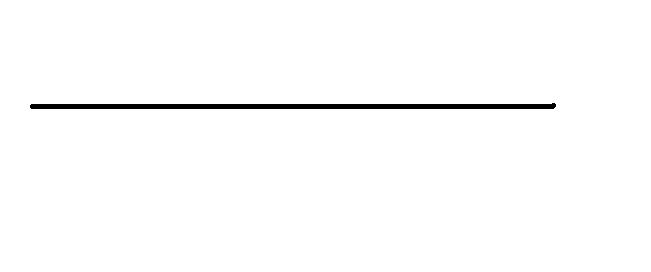
#> input picture s2.jpg, 651 x 272 px, found by its file name
$ python main.py
#> lines starting #> are read from the running program, lines starting #| are printed output that depends on the picture
#> the answer given: 3
### ImageHandler.py
from PIL import Image
import numpy as np
from scipy import fftpack
from scipy import signal
import pylab as py

class ImageHandler:

    def __init__(self, fName=None, extend=False):
#> called with extend = False
        if fName:
            self.orig = Image.open(fName).convert('L')
            self.image = Image.open(fName).convert('L')
            self.extend = extend
            self.four = self.dft()
            self.idft_image = None

    def loadImage(self, image, extend=False):
        self.image = image
        self.four = self.dft()

    def dft(self):
        # Wykonaj DFT i przesuń zerowe częstotliwości do środka spektrum
        F1 = fftpack.fft2(np.array(self.image))
        F2 = fftpack.fftshift(F1)
        return F2

    # [5 lines left out: function idft, not called in this run]

    def showFourier(self):
        # Pokaż spektrum mocy
        psd2D = np.log(np.abs(self.four)**2 + 1)
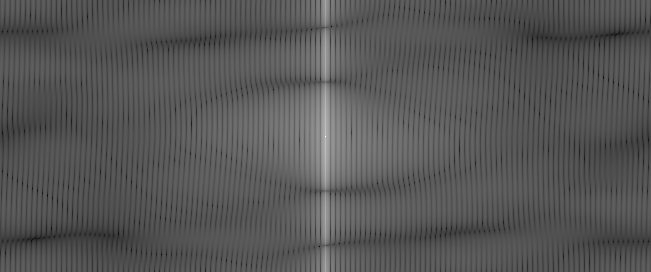
#> psd2D: shape (272, 651) float64; min 1.05, max 35.22, mean 12.6; drawn with min black and max white
        (height, width) = psd2D.shape
#> height = 272; width = 651
        py.figure(figsize=(10, 10*height/width), facecolor='white')
        py.clf()
        py.rc('text', usetex=True)
        py.xlabel(r'$\omega_1$', fontsize=24)
        py.ylabel(r'$\omega_2$', fontsize=24)
        py.xticks(fontsize=16)
        py.yticks(fontsize=16)
        py.imshow(psd2D, cmap='Greys_r', extent=[-np.pi, np.pi, -np.pi, np.pi], aspect='auto')
        py.show()

    # [13 lines left out: function showPhase, not called in this run]

    def showImage(self):
        # Pokaż obraz
        self.image.show()

    # [56 lines left out: functions showDFTImage, showIDFTImage, applyFilter, convolve, dft_idft_blocks, showDFTBlocks, not called in this run]

### main.py
from ImageHandler import *
from Filter import *
from scipy import fftpack
from scipy import signal
import numpy as np
from PIL import Image


if __name__ == '__main__':
    print("Wybierz funkcję (wpisz numer funkcji od 0 do 15):")
    print("0: Wyświetl obraz 'vertsine.gif'")
    print("1: Wyświetl obraz 'sin4h.gif'")
    print("2: Wyświetl obraz 'diagonalsine.jpg'")
    print("3: Wyświetl obraz 's2.jpg'")
    print("4: Wyświetl obraz 's3.jpg'")
    print("5: Wyświetl obraz 's4.png'")
    print("6: Wyświetl obraz 'flowers8.jpg'")
    print("7: Wyświetl obraz 'lines2.gif'")
    print("8: Wyświetl obraz 'flowersHD.jpg' po zastosowaniu filtra kołowego")
    print("9: Wyświetl obraz 'flowersHD.jpg' po zastosowaniu dużego filtra kołowego")
    print("10: Wyświetl obraz 'flowersHD.jpg' po zastosowaniu filtra kołowego (zmodyfikowany promień)")
    print("11: Wyświetl obraz 'flowersHD.jpg' po zastosowaniu filtra kołowego (odwrotny promień)")
    print("12: Wyświetl obraz 'flowersHD.jpg' po zastosowaniu filtru Cannyego")
    print("13: Wyświetl obraz 'flowersHD.jpg' po zastosowaniu filtru Scharff")
    print("14: Wyświetl obraz 'flowersHD.jpg' po zastosowaniu filtru Prewitt")
    print("15: Wyświetl obraz 'flowersHD.jpg' po zastosowaniu filtru Sobel")

    runCode = int(input("Numer funkcji: "))

    if(runCode == 0):
        im = ImageHandler("C:\\Users\\Grzesiek\\Desktop\\ISA\\Identyfikacja_i_modelowanie_statystyczne-lab\\pics\\vertsine.gif")
        im.image.show()
        im.showFourier()

    elif(runCode == 1):
        im = ImageHandler("C:\\Users\\Grzesiek\\Desktop\\ISA\\Identyfikacja_i_modelowanie_statystyczne-lab\\pics\\sin4h.gif")
        im.image.show()
        im.showFourier()

    elif(runCode == 2):
        im = ImageHandler("C:\\Users\\Grzesiek\\Desktop\\ISA\\Identyfikacja_i_modelowanie_statystyczne-lab\\pics\\diagonalsine.jpg")
        im.image.show()
        im.showFourier()

    elif(runCode == 3):
        im = ImageHandler("C:\\Users\\Grzesiek\\Desktop\\ISA\\Identyfikacja_i_modelowanie_statystyczne-lab\\pics\\s2.jpg")
        im.image.show()
        im.showFourier()
    elif(runCode == 4):

        im = ImageHandler("C:\\Users\\Grzesiek\\Desktop\\ISA\\Identyfikacja_i_modelowanie_statystyczne-lab\\pics\\s3.jpg")
        im.image.show()
        im.showFourier()

    elif(runCode == 5):
        im = ImageHandler("C:\\Users\\Grzesiek\\Desktop\\ISA\\Identyfikacja_i_modelowanie_statystyczne-lab\\pics\\s4.png")
        im.image.show()
        im.showFourier()

    elif(runCode == 6):
        im = ImageHandler("C:\\Users\\Grzesiek\\Desktop\\ISA\\Identyfikacja_i_modelowanie_statystyczne-lab\\pics\\flowers8.jpg")
        im.image.show()
        im.showFourier()

    elif(runCode == 7):
        im = ImageHandler("C:\\Users\\Grzesiek\\Desktop\\ISA\\Identyfikacja_i_modelowanie_statystyczne-lab\\pics\\lines2.gif")
        im.image.show()
        im.showFourier()

    elif(runCode == 8):
        im = ImageHandler("C:\\Users\\Grzesiek\\Desktop\\ISA\\Identyfikacja_i_modelowanie_statystyczne-lab\\pics\\flowersHD.jpg")
        im.image.show()
        im.showFourier()
        cf = CircleFilter(50, outside=False)
        im.applyFilter(cf)
        im.showFourier()
        im.image.show()

    elif(runCode == 9):
        im = ImageHandler("C:\\Users\\Grzesiek\\Desktop\\ISA\\Identyfikacja_i_modelowanie_statystyczne-lab\\pics\\flowersHD.jpg")
        im.image.show()
        im.showFourier()
        cf = CircleFilter(50, outside=True)
        im.applyFilter(cf)
        im.showFourier()
        im.image.show()

    elif(runCode == 10):
        im = ImageHandler("C:\\Users\\Grzesiek\\Desktop\\ISA\\Identyfikacja_i_modelowanie_statystyczne-lab\\pics\\flowersHD.jpg")
        cf = CircleFilter(50, 150, outside=False)
        im.applyFilter(cf)
        im.showFourier()
        im.image.show()

    elif(runCode == 11):
        im = ImageHandler("C:\\Users\\Grzesiek\\Desktop\\ISA\\Identyfikacja_i_modelowanie_statystyczne-lab\\pics\\flowersHD.jpg")
        im.image.show()
        im.showFourier()
        cf = CircleFilter(50, 200, outside=False)
        im.applyFilter(cf)
        im.showFourier()

    elif(runCode == 12):
        im = ImageHandler("C:\\Users\\Grzesiek\\Desktop\\ISA\\Identyfikacja_i_modelowanie_statystyczne-lab\\pics\\flowersHD.jpg")
        im.image.show()
        im.showFourier()
        cf = CircleFilter(100, 300, outside=False)
        im.applyFilter(cf)
        im.showFourier()
        canny_filter = CannyFilter(100, 200)  # Progi dla filtra Canny
        canny_image = canny_filter.modify(np.array(im.image.convert('L')))  # Konwersja do skali szarości przed Canny
        im.image = Image.fromarray(canny_image)
        im.image.show()

    elif(runCode == 13):
        im = ImageHandler("C:\\Users\\Grzesiek\\Desktop\\ISA\\Identyfikacja_i_modelowanie_statystyczne-lab\\pics\\flowersHD.jpg")
        im.image.show()
        im.showFourier()
        cf = CircleFilter(100, 300, outside=False)
        im.applyFilter(cf)
        im.showFourier()
        scharr_filter = ScharrFilter()
        scharr_image = scharr_filter.modify(np.array(im.image))
        im.image = Image.fromarray(scharr_image.astype(np.uint8))
        im.image.show()

    elif(runCode == 14):
        im = ImageHandler("C:\\Users\\Grzesiek\\Desktop\\ISA\\Identyfikacja_i_modelowanie_statystyczne-lab\\pics\\flowersHD.jpg")
        im.image.show()
        im.showFourier()
        cf = CircleFilter(100, 500, outside=False)
        im.applyFilter(cf)
        im.showFourier()
        prewitt_filter = PrewittFilter()
        prewitt_image = prewitt_filter.modify(np.array(im.image))
        im.image = Image.fromarray(prewitt_image.astype(np.uint8))
        im.image.show()

    elif(runCode == 15):
        im = ImageHandler("C:\\Users\\Grzesiek\\Desktop\\ISA\\Identyfikacja_i_modelowanie_statystyczne-lab\\pics\\flowersHD.jpg")
        im.image.show()
        im.showFourier()
        cf = CircleFilter(50, 100, outside=False)
        im.applyFilter(cf)
        im.showFourier()
        sobel_filter = SobelFilter()
        sobel_image = sobel_filter.modify(np.array(im.image))
        im.image = Image.fromarray(sobel_image.astype(np.uint8))
        im.image.show()
